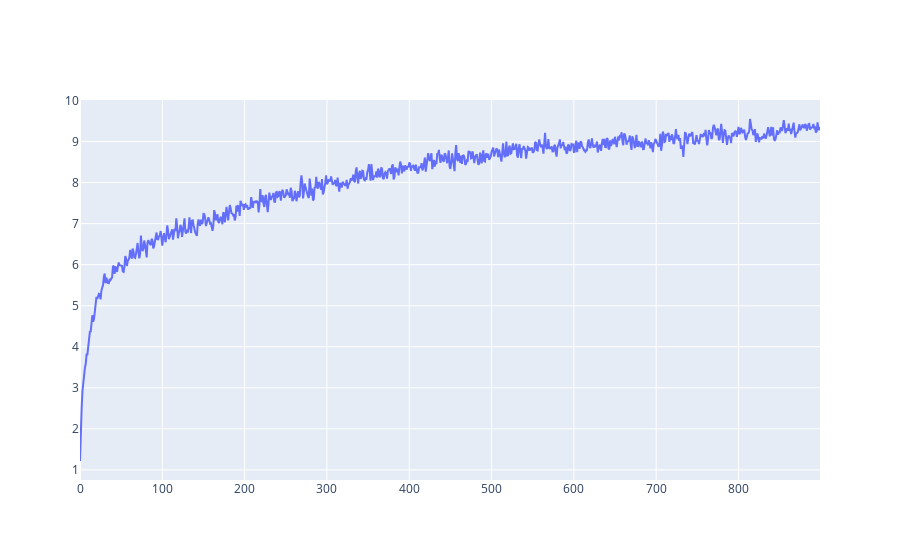

This figure's notebook cell:
### Code cell
fig = go.Figure(data = go.Scatter(x  = x, y = y))
fig.show()

### Figure 1 — Plotly figure (JSON) as saved in the notebook; plotly's stock layout.template omitted (floating-point values rounded to 4 significant figures; data arrays with more than 128 entries replaced by an {"elided": "..."} marker saying what was removed)
{"data": [{"type": "scatter", "x": {"elided": "900 int values"}, "y": {"elided": "900 float values"}}], "layout": {}}
